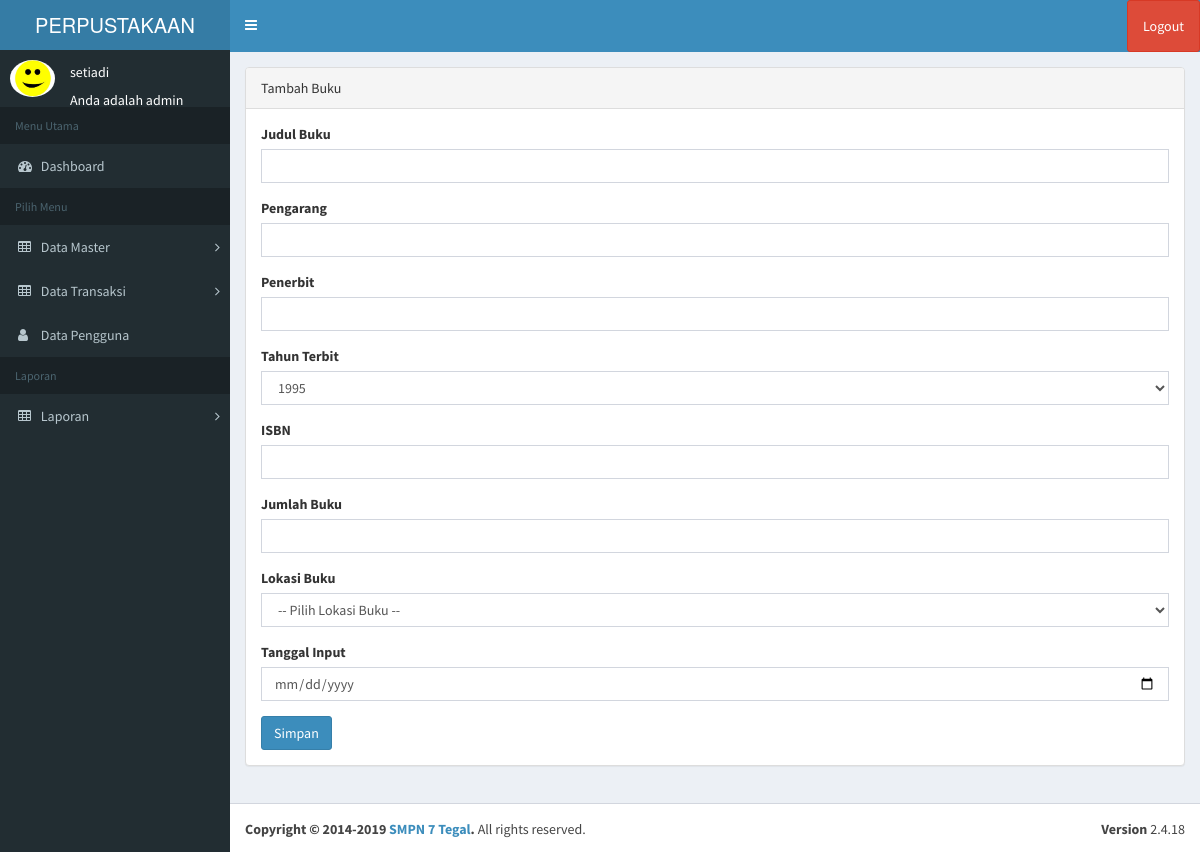
The page /index.php?page=buku&aksi=tambah (signed in) on the database its author committed.
### tables this page shows
CREATE TABLE `tb_pengguna` (
  `id` int(11) NOT NULL,
  `username` varchar(100) NOT NULL,
  `nama` varchar(100) NOT NULL,
  `password` varchar(50) NOT NULL,
  `level` varchar(20) NOT NULL,
  `foto` varchar(25) NOT NULL
);

### page/buku/tambah.php (the view, shortened to what this page needs)
   <div class="panel panel-default">
<div class="panel-heading">
Tambah Buku
</div>
<div class="panel-body">
<div class="row">
<div class="col-md-12">
						<div class="body">
						<form method="POST">
						<label for="">Judul Buku</label>
                           <div class="form-group">
                              <div class="form-line">
                               <input required="" type="text" name="judul" class="form-control" />
							</div>
                           </div>
						<label for="">Pengarang</label>
                           <div class="form-group">
                              <div class="form-line">
                               <input required="" type="text" name="pengarang" class="form-control" />
						</div>
                           </div>
						<label for="">Penerbit</label>
						 <div class="form-group">
                              <div class="form-line">
                              <input required="" type="text" name="penerbit" class="form-control" />
                           </div>
						</div>
						<label for="">Tahun Terbit</label>
						 <div class="form-group">
                              <div class="form-line">
                              <select required="" class="form-control" name="tahun">
						   <?php
							$tahun = date("Y");
							for ($i=$tahun-25; $i <= $tahun; $i++){
								echo'
							<option value="'.$i.'">'.$i.'</option>';
							}
						   ?>
						   </select>
						   </div>
						   </div>
						<label for="">ISBN</label>
                           <div class="form-group">
                              <div class="form-line">
                               <input required="" type="text" name="isbn" class="form-control" />
						</div>
                           </div>
						<label for="">Jumlah Buku</label>
                           <div class="form-group">
                              <div class="form-line">
                               <input required="" type="number" name="jumlah" class="form-control" />
						</div>
                           </div>
						<label for="">Lokasi Buku</label>
                           <div class="form-group">
                              <div class="form-line">
                               <select required="" name="lokasi" class="form-control" />
							<option value="">-- Pilih Lokasi Buku  --</option>
						</div>
                           </div>
						<label for="">Tanggal Input</label>
                           <div class="form-group">
                              <div class="form-line">
                               <input required="" type="date" name="tanggal" class="form-control" />
						</div>
                           </div>
						<input type="submit" name="simpan" value="Simpan" class="btn btn-primary">
						</form>

### index.php (shortened to what this page needs)
<?php
	$koneksi = new mysqli("localhost","root","","db_perpustakaan");
	?>
<!DOCTYPE html>
<html>
<head>
  <link rel="stylesheet" href="bower_components/bootstrap/dist/css/bootstrap.min.css">
  <link rel="stylesheet" href="bower_components/font-awesome/css/font-awesome.min.css">
  <link rel="stylesheet" href="bower_components/Ionicons/css/ionicons.min.css">
  <link rel="stylesheet" href="dist/css/AdminLTE.min.css">
  <link rel="stylesheet" href="dist/css/skins/_all-skins.min.css">
  <link rel="stylesheet" href="bower_components/morris.js/morris.css">
  <link rel="stylesheet" href="bower_components/jvectormap/jquery-jvectormap.css">
  <link rel="stylesheet" href="bower_components/bootstrap-datepicker/dist/css/bootstrap-datepicker.min.css">
  <link rel="stylesheet" href="bower_components/bootstrap-daterangepicker/daterangepicker.css">
  <link rel="stylesheet" href="plugins/bootstrap-wysihtml5/bootstrap3-wysihtml5.min.css">
  <link rel="stylesheet" type="text/css" href="dataTables/DataTables-1.10.20/css/dataTables.bootstrap.min.css"/>
</head>
<body class="hold-transition skin-blue sidebar-mini">
<div class="wrapper">
  <header class="main-header">
    <a href="index.php" class="logo">
      <span class="logo-lg">PERPUSTAKAAN</span>
    </a>
    <nav class="navbar navbar-static-top">
      <a href="#" class="sidebar-toggle" data-toggle="push-menu" role="button">
      </a>
      <div class="navbar-custom-menu">
        <ul class="nav navbar-nav">
          <li class="dropdown user user-menu">
            <a href="#" class="dropdown-toggle" data-toggle="dropdown">
                <li><a onclick="return confirm('Apakah anda yakin akan logout?')" class="btn btn-danger" class="logout" href="logout.php">Logout</a></li>
            </a>
          </li>
        </ul>
      </div>
    </nav>
  </header>
  <aside class="main-sidebar">
    <section class="sidebar">
           <div class="user-panel">
	<?php
	if ($_SESSION['admin']) {
	   $user = $_SESSION['admin'];
	}
	$sql =$koneksi->query("select * from tb_pengguna where id='$user'");
	$data = $sql->fetch_assoc();
	?>
    <div class="pull-left image">
          <img src="img/<?php echo $data['foto']?>" class="img-circle" width="48" height="48" alt="User" />
        </div>
        <div class="pull-left info">
                    <div class="name" data-toggle="dropdown" aria-haspopup="true" aria-expanded="false"><?php echo $data['nama'];?></div>
					<br>
                    <div class="email">Anda adalah <?php echo $data['level'];?></div>
        </div>
      </div>
  <ul class="sidebar-menu" data-widget="tree">
        <li class="header">Menu Utama</li>
        <li class="active treeview menu-open">
		<li>
          <a href="?page=home">
            <i class="fa fa-dashboard"></i> <span>Dashboard</span>
          </a>
        </li>
        <ul class="sidebar-menu" >
        <li class="header">Pilih Menu</li>
		 <li class="treeview">
          <a href="#">
            <i class="fa fa-table"></i> <span>Data Master</span>
            <span class="pull-right-container">
              <i class="fa fa-angle-right pull-right"></i>
            </span>
          </a>
        </li>
		 <li class="treeview">
          <a href="">
            <i class="fa fa-table"></i> <span>Data Transaksi</span>
            <span class="pull-right-container">
              <i class="fa fa-angle-right pull-right"></i>
            </span>
          </a>
        </li>
	<li>
          <a href="?page=pengguna">
            <i class="fa fa-user"></i> <span>Data Pengguna</span>
          </a>
        </li>
		<ul class="sidebar-menu" >
        <li class="header">Laporan</li>
		 <li class="treeview">
          <a href="">
            <i class="fa fa-table"></i> <span>Laporan</span>
            <span class="pull-right-container">
              <i class="fa fa-angle-right pull-right"></i>
            </span>
          </a>
        </li>
      </ul>
    </section>
  </aside>
  <div class="content-wrapper">
    <section class="content">
	<?php
			   $page = $_GET['page'];
			   $aksi = $_GET['aksi'];
				if ($page == "buku") {
				   if ($aksi == "") {
					   include "page/buku/buku.php";
				   }
				   elseif ($aksi == "tambah") {
					   include "page/buku/tambah.php";
				   }
				}
			   ?>
    </section>
  </div>
  <footer class="main-footer">
    <div class="pull-right hidden-xs">
      <b>Version</b> 2.4.18
    </div>
    <strong>Copyright &copy; 2014-2019 <a>SMPN 7 Tegal</a>.</strong> All rights
    reserved.
  </footer>
</div>
</body>
</html>

### rows shown on the page
tb_pengguna: foto (picture), nama "setiadi", level "admin"

### other values the page prints
form field tahun "1995"
